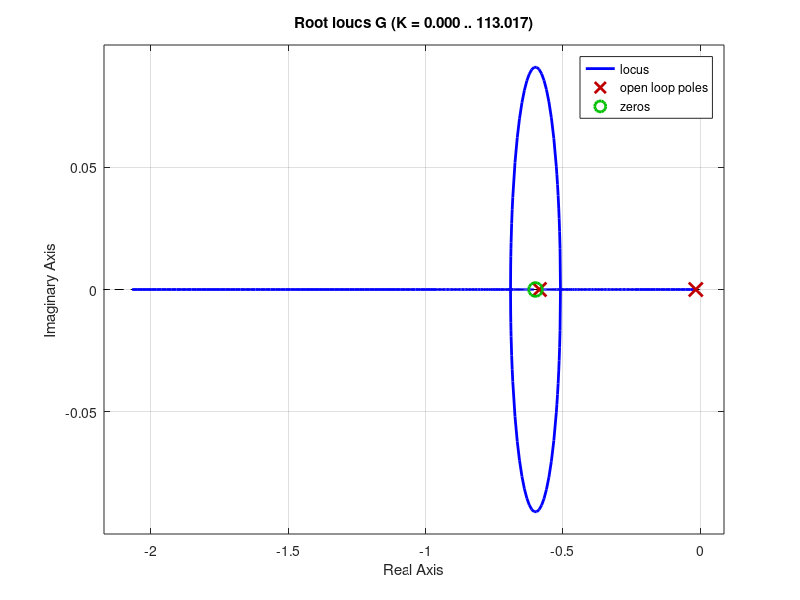
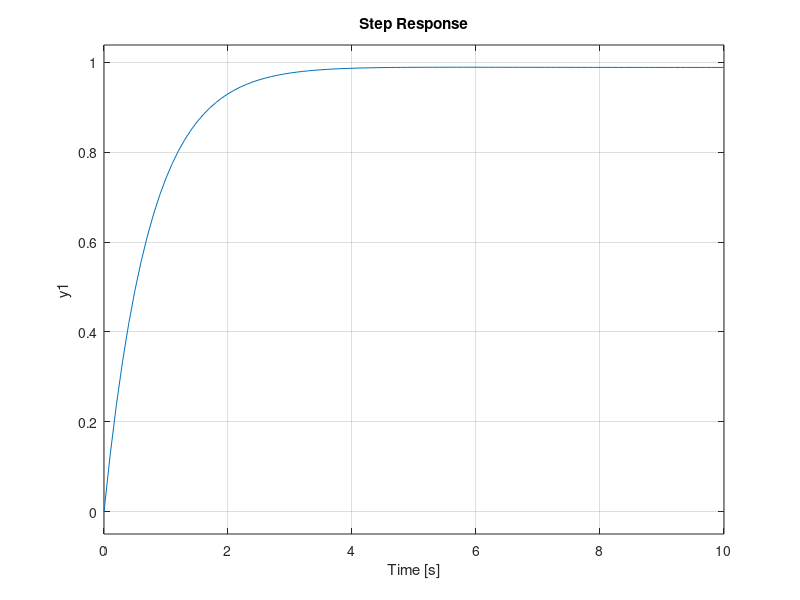

Write MATLAB code to recreate these figures, in order.
G = tf(0.11*[1, 0.6], [6, 3.6127, 0.0572]);
rlocus(G);
kp = (100-dcgain(G))/(dcgain(G)^2);
series_G = series(G, kp);
net_G = feedback(series_G, 1);
figure
step(net_G);
